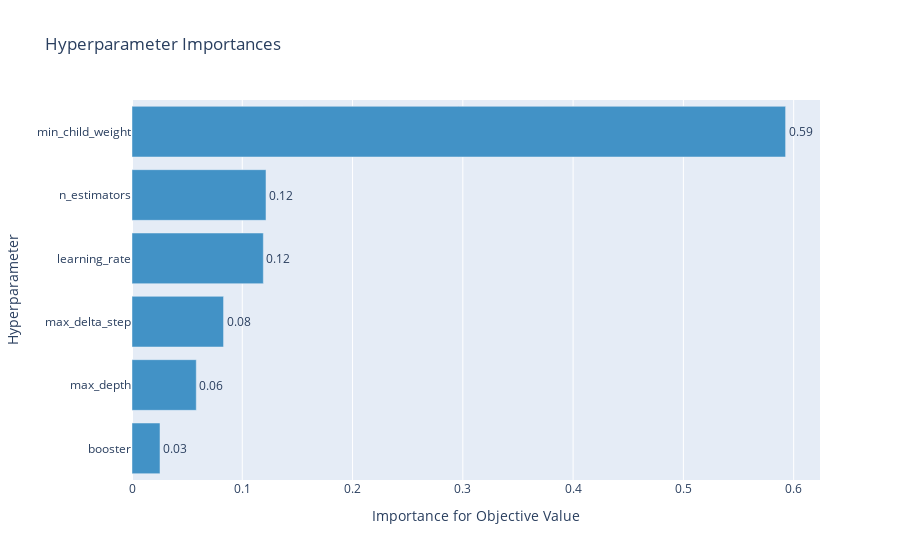

This figure's notebook cell:
### Code cell
optuna.visualization.plot_param_importances(my_study)

### Figure 1 — Plotly figure (JSON) as saved in the notebook; plotly's stock layout.template omitted (floating-point values rounded to 4 significant figures)
{"data": [{"cliponaxis": false, "hovertemplate": ["booster (CategoricalDistribution): 0.025401423780823683<extra></extra>", "max_depth (IntDistribution): 0.05827862252091492<extra></extra>", "max_delta_step (FloatDistribution): 0.08301819402199027<extra></extra>", "learning_rate (FloatDistribution): 0.11910544915358022<extra></extra>", "n_estimators (IntDistribution): 0.1215021486172967<extra></extra>", "min_child_weight (FloatDistribution): 0.5926941619053943<extra></extra>"], "marker": {"color": "rgb(66,146,198)"}, "orientation": "h", "text": ["0.03", "0.06", "0.08", "0.12", "0.12", "0.59"], "textposition": "outside", "type": "bar", "x": [0.0254, 0.05828, 0.08302, 0.1191, 0.1215, 0.5927], "y": ["booster", "max_depth", "max_delta_step", "learning_rate", "n_estimators", "min_child_weight"]}], "layout": {"showlegend": false, "title": {"text": "Hyperparameter Importances"}, "xaxis": {"title": {"text": "Importance for Objective Value"}}, "yaxis": {"title": {"text": "Hyperparameter"}}}}
